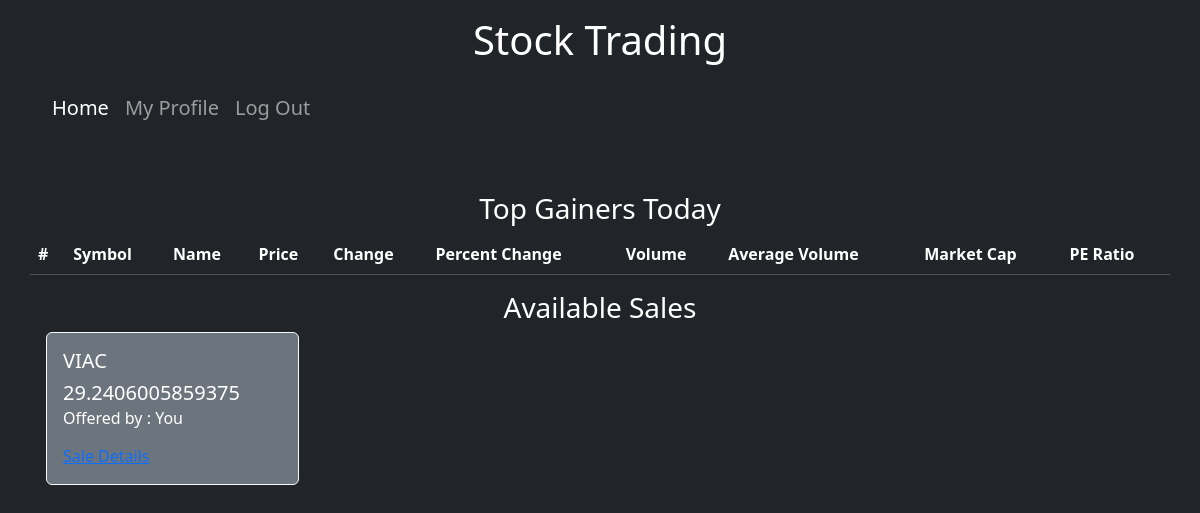
/homepage/ (signed in), run on the app's committed database.
### trade/models.py (models this page shows, shortened)
class Sell (models.Model):
    stock = models.ForeignKey(Stock, on_delete=models.CASCADE)
    profile = models.ForeignKey('account.Profile', on_delete=models.CASCADE)
    time = models.DateTimeField(auto_now_add=True)
    is_completed = models.BooleanField(default=False)

class Stock(models.Model):
    name = models.CharField(max_length=200)
    price = models.CharField(max_length=200)
    last_updated = models.DateTimeField(auto_now = True)
    @classmethod
    def get_stocks(cls):
        if cls.objects.all().exists():
            if timezone.now() - cls.objects.first().last_updated < timedelta(minutes= 20):
                return
        tickers = si.tickers_sp500()
        return cls.objects.all()

### trade/views.py (the view)
# urls.py: path('homepage/', views.AvailableSalesListView.as_view(), name='homepage'),
class AvailableSalesListView(ListView):
    model = Sell
    template_name = 'homepage.html'
    queryset = Sell.objects.filter(is_completed=False)
    def get_context_data(self, **kwargs):
        context=  super().get_context_data(**kwargs)
        context['gainers'] = high_gained_earnings()
        Stock.get_stocks()
        return context

### trade/apiinteraction.py (called while the page is built)
def high_gained_earnings():
    tickers = si.tickers_sp500()
    gainers= si.get_day_gainers()
    gainers_from_in_tickers = []
    for ticker in tickers:
        if ticker in gainers['Symbol'].values:
            gainers_from_in_tickers.append(gainers.loc[gainers['Symbol'] == ticker].to_dict('r')[0])
    return gainers_from_in_tickers

### account/templates/homepage.html (shortened to what this page needs)
{% extends 'base.html' %}
{% block content %}
<div class="row">
    <h3 class="text-center">Top Gainers Today</h3>
    <table class="table table-dark table-striped">
        <thead>
            <tr>
                <th scope="col">#</th>
                <th scope="col">Symbol</th>
                <th scope="col">Name</th>
                <th scope="col">Price</th>
                <th scope="col">Change</th>
                <th scope="col">Percent Change</th>
                <th scope="col">Volume</th>
                <th scope="col"> Average Volume</th>
                <th scope="col">Market Cap</th>
                <th scope="col">PE Ratio</th>
            </tr>
        </thead>
    </table>
</div>
<h3 class="text-center">Available Sales</h3>
<div class="row row-cols-3 row-cols-md-4 g-4">
    {% for sell in sell_list %}
    <div class="col">
        <div class="card mx-1 card text-white bg-secondary mb-3 card border-light">
            <div class="card-body">
                <h5 class="card-title">{{ sell.stock.name}}</h5>
                <h5 class="card-title">{{ sell.stock.price}}</h5>
                <h6 class="card-subtitle mb-2 text-white"> Offered by : {% if user == sell.profile.user %} You
                    {% else %}
                    {{ sell.profile.user }}
                    {% endif %} </h6>
                <a href="{% url 'sell' sell.pk %}" class="card-link">Sale Details</a>
            </div>
        </div>
    </div>
    {% endfor %}
</div>
{% endblock %}

### data on the page
Sell: stock.name "VIAC", stock.price "29.2406005859375", shows "You"
